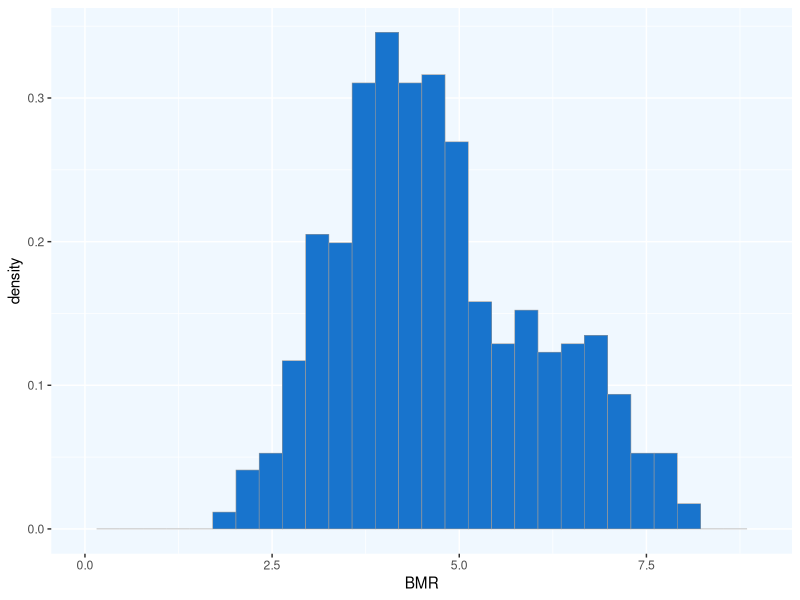
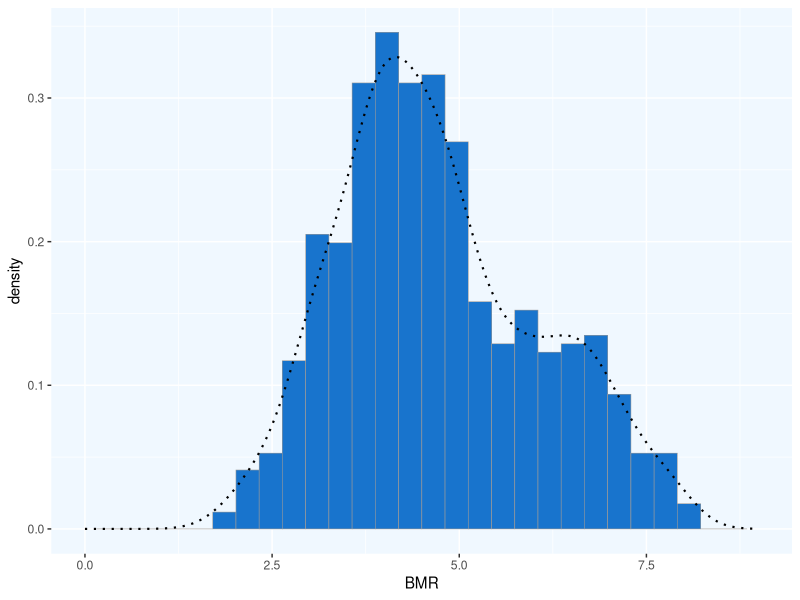
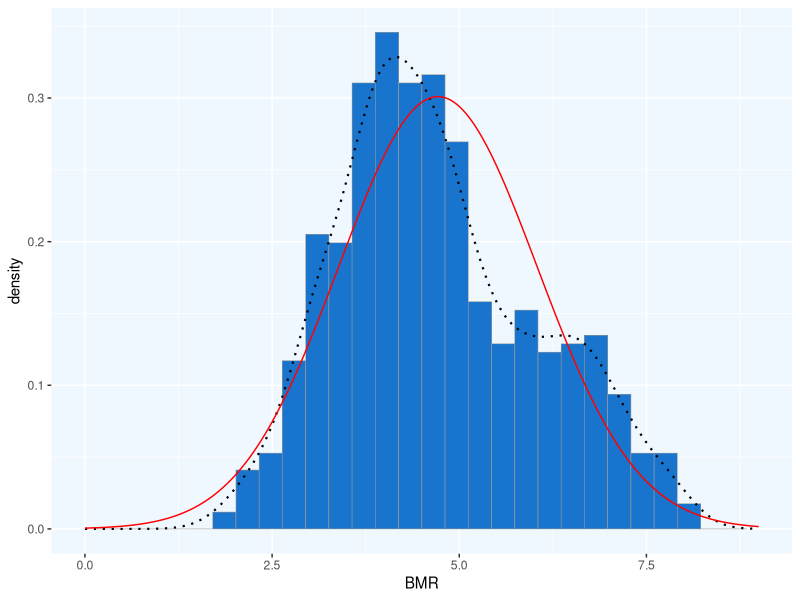
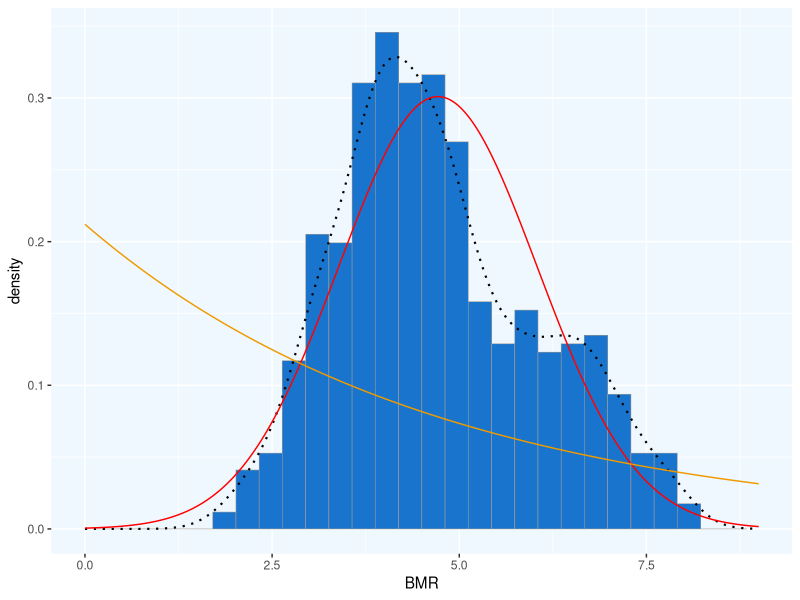
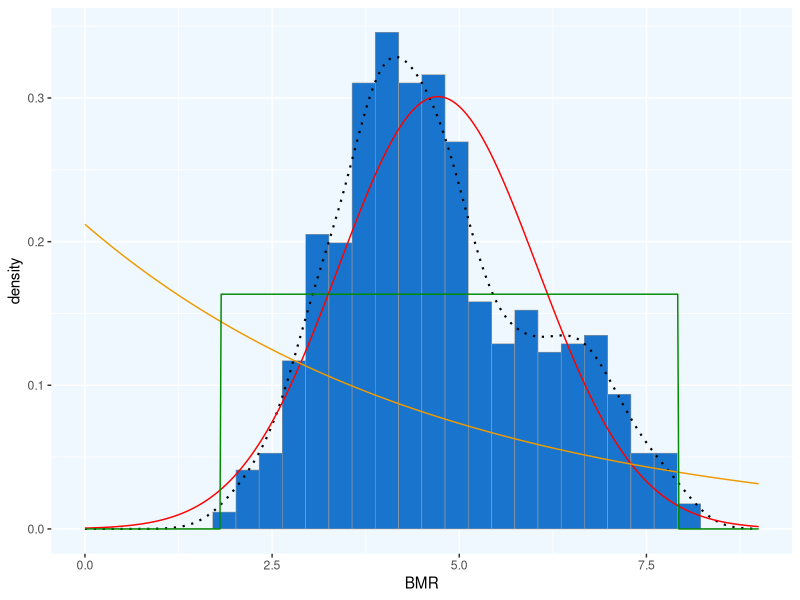
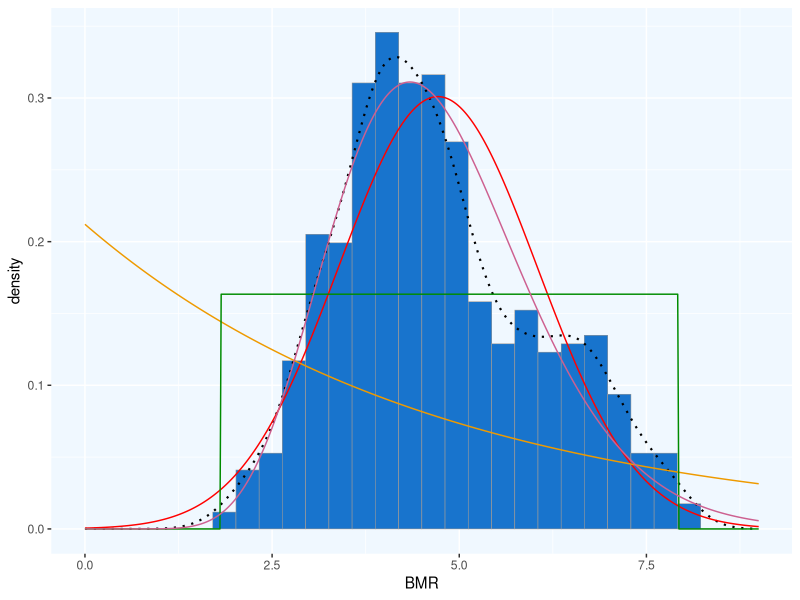
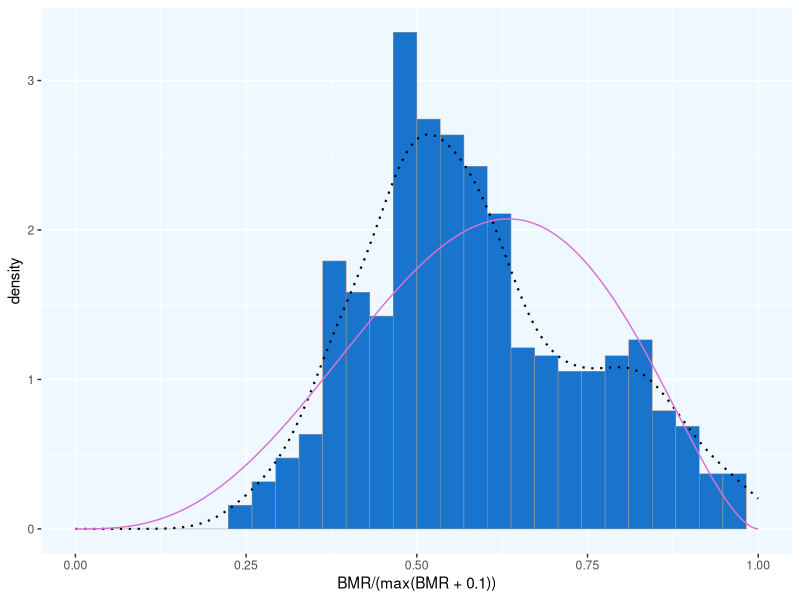
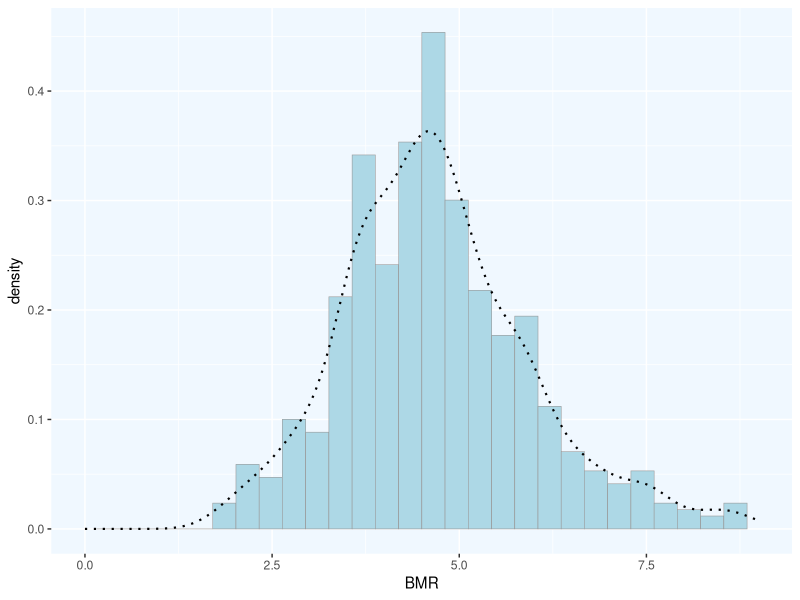

R code for these plots, in order:
## ---- chunk 1
library(ggplot2) # for graphics
library(MASS) # for maximum likelihood estimation
library(dplyr)
library(gridExtra) # more graphics
## ---- chunk 2
mammal_df <- read.csv("mammal_bmr.csv", sep=",", comment.char='#')
str(mammal_df)
mammal_df$BMR <- mammal_df$BMR..mlO2.hour. # copying BMR column to a new column
mammal_df[(mammal_df$BMR == -9999),] = NA # fix weird method for assigning missing values
mammal_df <- na.omit(mammal_df)
summary(mammal_df$BMR) # maximum BMR is ~51,000
mammal_df <- mammal_df %>% 
  mutate(BMR=log(BMR..mlO2.hour.)) # log transformation the BMRs
sum(mammal_df$BMR > 8) # only 30 samples (out of 580) are larger than 10^8 so I'm going to filter those out since it makes the data very hard to view (long tail)
mammal_df <- mammal_df %>% 
  filter(BMR <= 8)

## ---- chunk 3
p1 <- ggplot(data=mammal_df, aes(x=BMR, y=..density..)) +
  xlim(0,9) +
  geom_histogram(color="grey60",fill="dodgerblue3",size=0.2) +
  theme(panel.background=element_rect(fill = "aliceblue"))
print(p1)
## ---- chunk 4
p1 <-  p1 +  geom_density(linetype="dotted",size=0.75)
print(p1)
## ---- chunk 5
normPars <- fitdistr(mammal_df$BMR,"normal")
print(normPars)
 #      mean          sd    
 #  4.71494765   1.32549513 
 # (0.05651930) (0.03996518)
str(normPars)
normPars$estimate["mean"] # note structure of getting a named attribute
# 4.714948
## ---- chunk 6
meanML <- normPars$estimate["mean"]
sdML <- normPars$estimate["sd"]

xval <- seq(0,max(mammal_df$BMR),len=length(mammal_df$BMR))

 stat <- stat_function(aes(x = xval, y = ..y..), fun = dnorm, colour="red", n = length(mammal_df$BMR), args = list(mean = meanML, sd = sdML))
 p1 + stat

## ---- chunk 7
expoPars <- fitdistr(mammal_df$BMR,"exponential")
rateML <- expoPars$estimate["rate"]

stat2 <- stat_function(aes(x = xval, y = ..y..), fun = dexp, colour="orange2", n = length(mammal_df$BMR), args = list(rate=rateML))
 p1 + stat + stat2
 
## ---- chunk 8
stat3 <- stat_function(aes(x = xval, y = ..y..), fun = dunif, colour="green4", n = length(mammal_df$BMR), args = list(min=min(mammal_df$BMR), max=max(mammal_df$BMR)))
 p1 + stat + stat2 + stat3
 
## ---- chunk 9
gammaPars <- fitdistr(mammal_df$BMR,"gamma")
shapeML <- gammaPars$estimate["shape"]
rateML <- gammaPars$estimate["rate"]

stat4 <- stat_function(aes(x = xval, y = ..y..), fun = dgamma, colour="hotpink3", n = length(mammal_df$BMR), args = list(shape=shapeML, rate=rateML))
 p1 + stat + stat2 + stat3 + stat4
## ---- chunk 10
pSpecial <- ggplot(data=mammal_df, aes(x=BMR/(max(BMR + 0.1)), y=..density..)) +
  geom_histogram(color="grey60",fill="dodgerblue3",size=0.2) + 
   theme(panel.background=element_rect(fill = "aliceblue")) +
  xlim(c(0,1)) +
  geom_density(size=0.75,linetype="dotted")

betaPars <- fitdistr(x=mammal_df$BMR/max(mammal_df$BMR + 0.1),start=list(shape1=1,shape2=2),"beta")
shape1ML <- betaPars$estimate["shape1"]
shape2ML <- betaPars$estimate["shape2"]

statSpecial <- stat_function(aes(x = xval, y = ..y..), fun = dbeta, colour="orchid", n = length(mammal_df$BMR), args = list(shape1=shape1ML,shape2=shape2ML))
pSpecial + statSpecial

## ---- chunk 11
# Get maximum likelihood parameters for a gamma distribution
gammaPars <- fitdistr(mammal_df$BMR,"gamma")
print(gammaPars)
 #     shape         rate   
 #  12.6297495    2.6787878 
 # ( 0.7517515) ( 0.1626546)
str(gammaPars)
sim_shape <- gammaPars$estimate["shape"] # 12.6297495
sim_rate <- gammaPars$estimate["rate"] # 2.678788

sim_gamma <- data.frame(rgamma(n=length(mammal_df$BMR), shape=sim_shape, rate=sim_rate)) 
sim_gamma$BMR <- sim_gamma$rgamma.n...length.mammal_df.BMR...shape...sim_shape..rate...sim_rate. # add new column

p2 <- ggplot(data=sim_gamma, aes(x=BMR, y=..density..)) + 
  xlim(0,9) +
  theme(panel.background=element_rect(fill = "aliceblue")) +
  geom_histogram(color="grey60",fill="lightblue",size=0.2) # new histrogram from simulated data

p2 <-  p2 + geom_density(linetype="dotted",size=0.75) # add density curve
print(p2)

sim_stat <- stat_function(aes(x = xval, y = ..y..), fun = dgamma, colour="hotpink3", n = length(sim_gamma$BMR), args = list(shape=sim_shape, rate=sim_rate))
 p2 + sim_stat


## ---- chunk 12
grid.arrange(p1 + stat4, p2 + sim_stat, ncol=2)

## ---- chunk 13
length(unique(mammal_df$Order))
sum(mammal_df$Order == "Carnivora")
sum(mammal_df$Order == "Rodentia")
